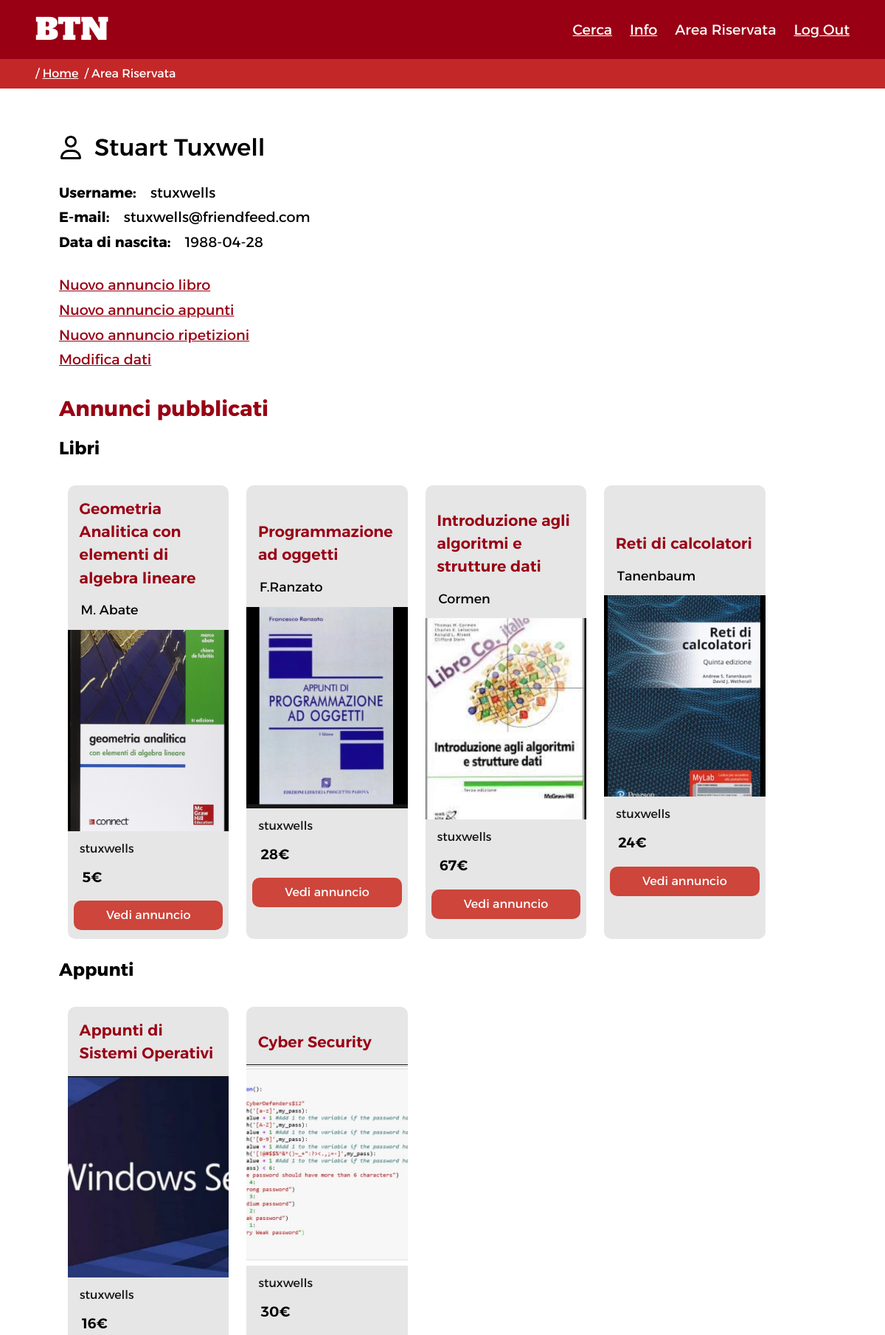
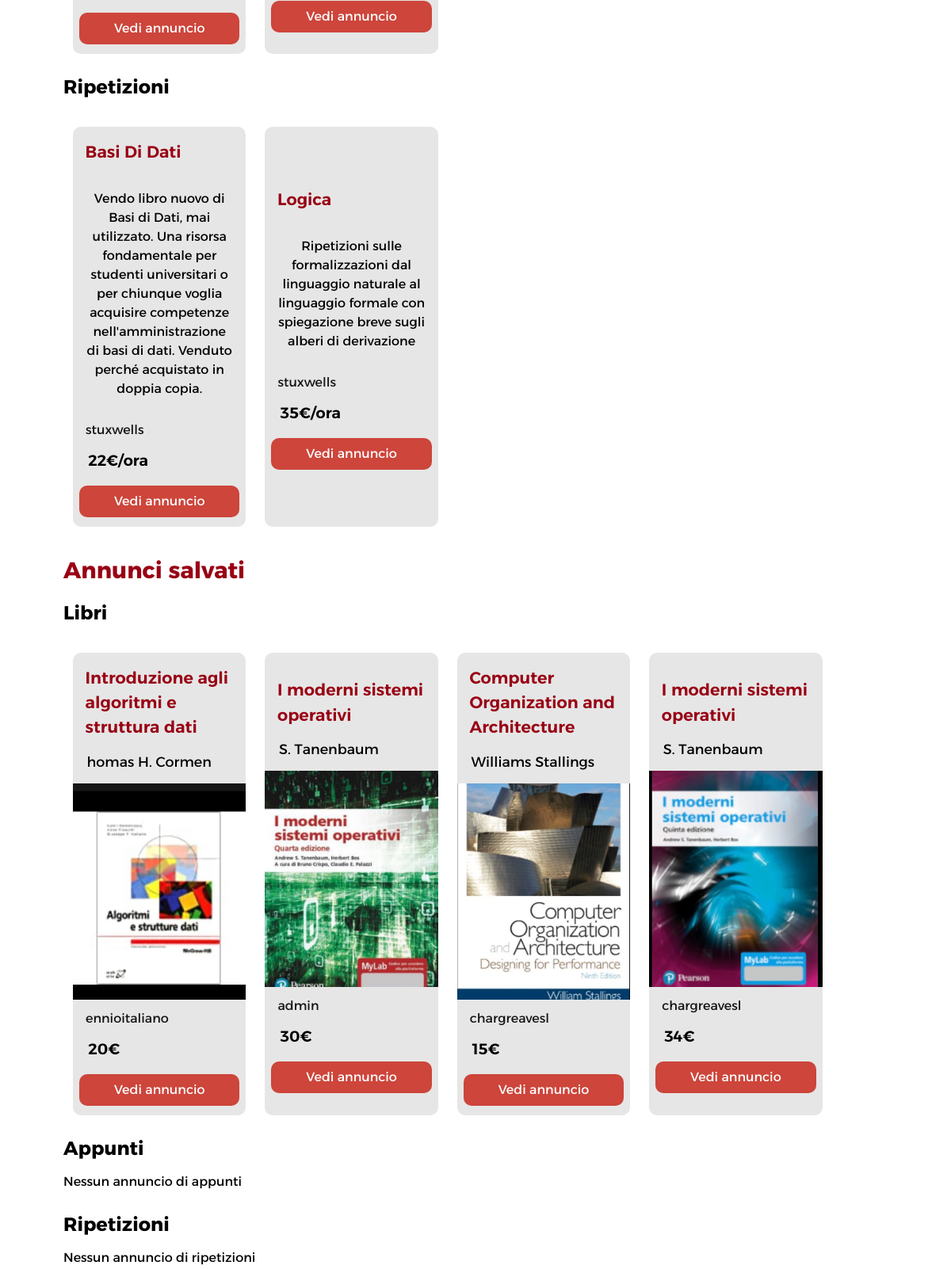
/area_riservata.php (signed in, upper part), run on the app's committed database (2 pictures, top to bottom).
### tables this page shows
CREATE TABLE `libri` (
  `id` bigint(20) UNSIGNED NOT NULL,
  `autore` varchar(40) NOT NULL,
  `edizione` varchar(40) NOT NULL,
  `ISBN` varchar(13) NOT NULL,
  `mediapath` varchar(300) NOT NULL
);

CREATE TABLE `annunci` (
  `id` bigint(20) UNSIGNED NOT NULL,
  `titolo` varchar(60) NOT NULL,
  `descrizione` varchar(300) NOT NULL,
  `prezzo` double NOT NULL,
  `username` varchar(25) NOT NULL,
  `materia` varchar(60) NOT NULL
);

CREATE TABLE `appunti` (
  `id` bigint(20) UNSIGNED NOT NULL,
  `mediapath` varchar(300) NOT NULL
);

### utils/Database.php (called while the page is built, shortened)
<?php
class Database
{
    private $servername = "localhost";
    private $username = "eitalian";
    private $password = "Uru6oaz3EeGhieje";
    private $dbname = "eitalian";
    private $conn = null;
    public function connect()
    {
        $this->conn = new mysqli($this->servername, $this->username, $this->password, $this->dbname);
    }
    public function query($str)
    {
        if (isset($str) && !empty($str)) {
            $result = $this->conn->query($str);
            return $result;
        }
    }
}

### utils/RichiesteAnnunci.php (called while the page is built, shortened)
<?php
require_once './utils/Authentication.php';
class RichiesteAnnunci
{
    private $auth = null;
    public function __CONSTRUCT()
    {
        $this->auth = new Authentication();
    }
    function getAnnunciOfUser($username, $tipo): array
    {
        if ($tipo == 'libri') {
            $sql = "SELECT annunci.id, titolo, descrizione, prezzo, username, materia, libri.autore, edizione, ISBN, mediapath
                    FROM annunci JOIN libri ON annunci.id=libri.id
                    WHERE annunci.username= '$username'";
        } else if ($tipo == 'appunti') {
            $sql = "SELECT annunci.id, titolo, descrizione, prezzo, username, materia, mediapath
                    FROM annunci JOIN appunti ON annunci.id=appunti.id
                    WHERE annunci.username= '$username'";
        } else if ($tipo == 'ripetizioni') {
            $sql = "SELECT annunci.id, titolo, descrizione, prezzo, username, materia
                    FROM annunci JOIN ripetizioni ON annunci.id=ripetizioni.id
                    WHERE annunci.username= '$username'";
        }
        $result = $this->auth->db->query($sql);
        $arrayRet = array();
        if ($result->num_rows > 0) {
            while ($row = $result->fetch_assoc()) {
                array_push($arrayRet, $row);
            }
        }
        return $arrayRet;
    }
    function getSavedAnnunciOfUser($username, $tipo): array
    {
        if ($tipo == 'libri') {
            $sql = "SELECT annunci.id, titolo, descrizione, prezzo, annunci.username, materia, libri.autore, edizione, ISBN, mediapath FROM salvati
            JOIN annunci ON salvati.annuncio = annunci.id
            JOIN utenti ON salvati.utente = utenti.username
            JOIN libri ON libri.id = salvati.annuncio
            WHERE salvati.utente = '$username';";
        } else if ($tipo == 'appunti') {
            $sql = "SELECT annunci.id, titolo, descrizione, prezzo, annunci.username, materia, mediapath FROM salvati
            JOIN annunci ON salvati.annuncio = annunci.id
            JOIN utenti ON salvati.utente = utenti.username
            JOIN appunti ON appunti.id = salvati.annuncio
            WHERE salvati.utente = '$username';";
        } else if ($tipo == 'ripetizioni') {
            $sql = "SELECT annunci.id, titolo, descrizione, prezzo, annunci.username, materia FROM salvati
            JOIN annunci ON salvati.annuncio = annunci.id
            JOIN utenti ON salvati.utente = utenti.username
            JOIN ripetizioni ON ripetizioni.id = salvati.annuncio
            WHERE salvati.utente = '$username';";
        }
        $result = $this->auth->db->query($sql);
        $arrayRet = array();
        if ($result->num_rows > 0) {
            while ($row = $result->fetch_assoc()) {
                array_push($arrayRet, $row);
            }
        }
        return $arrayRet;
    }
}
?>

### utils/Authentication.php (called while the page is built, shortened)
<?php
require_once "Database.php";
class Authentication
{
    public function __CONSTRUCT()
    {
        $this->db = new Database();
    }
    function getIfLogin()
    {
        if (!isset($_SESSION["loginAccount"]) || empty($_SESSION["loginAccount"]))
            return false;
        else
            return true;
    }
}
?>

### utils/area_riservata_control.php (called while the page is built, shortened)
<?php
require_once 'imports.php';
require_once './utils/RichiesteAnnunci.php';
$request = new RichiesteAnnunci();
require_once './utils/listings_list.php';
?>

### utils/listings_list.php (the view)
<?php
function listingsList($listings, $categoria)
{
    if (empty($listings)) {
        $list = '<p class="no-listings">Nessun annuncio di ' . $categoria . '</p>';
    } else {
        $list = '<ul class="listings-list">';
        switch ($categoria) {
            case 'libri':
                foreach ($listings as $book) {
                    $list .= '<li class="listing">';
                    $list .= '<p class="listing-title">' . $book['titolo'] . '</p>';
                    $list .= '<p class="listing-author">' . $book['autore'] . '</p>';
                    if (!empty($book['mediapath'])) {
                        $list .= '<img src="' . $book['mediapath'] . '" class="listing-img" alt="' . $book['descrizione'] . '" />';
                    } else {
                        $list .= '<img src="./assets/imgs/img_placeholder.png" class="listing-img placeholder" alt="' . $book['descrizione'] . '" />';
                    }
                    $list .= '<p class="listing-user">' . $book['username'] . '</p>';
                    $list .= '<p class="listing-price">' . $book['prezzo'] . '&euro;</p>';
                    $list .= '<a role="button" href="listing.php?annuncio=' . $book['id'] . '">Vedi annuncio</a>';
                    $list .= '</li>';
                }
                break;
            case 'appunti':
                foreach ($listings as $note) {
                    $list .= '<li class="listing">';
                    $list .= '<p class="listing-title">' . $note['titolo'] . '</p>';
                    $list .= '<img src="' . $note['mediapath'] . '" class="listing-img" alt="' . $note['descrizione'] . '" />';
                    $list .= '<p class="listing-user">' . $note['username'] . '<p>';
                    $list .= '<p class="listing-price">' . $note['prezzo'] . '&euro;<p>';
                    $list .= '<a href="listing.php?annuncio=' . $note['id'] . '">Vedi annuncio</a>';
                    $list .= '</li>';
                }
                break;
            case 'ripetizioni':
                foreach ($listings as $tutoring) {
                    $list .= '<li class="listing">';
                    $list .= '<p class="listing-title">' . $tutoring['titolo'] . '</p>';
                    $list .= '<p class="listing-descr">' . $tutoring['descrizione'] . '</p>';
                    $list .= '<p class="listing-user">' . $tutoring['username'] . '</p>';
                    $list .= '<p class="listing-price">' . $tutoring['prezzo'] . '&euro;/ora<p>';
                    $list .= '<a href="listing.php?annuncio=' . $tutoring['id'] . '">Vedi annuncio</a>';
                    $list .= '</li>';
                }
                break;
        }
        $list .= '</ul>';
    }
    return $list;
}
?>

### utils/imports.php (shortened to what this page needs)
<?php
require_once 'Authentication.php';
$auth = new Authentication();
require_once 'header.php';
function boilerplate($pagina)
{
    $imports = '<meta charset="UTF-8">';
    $imports .= '<meta http-equiv="X-UA-Compatible" content="IE=edge">';
    $imports .= '<meta name="viewport" content="width=device-width, initial-scale=1.0">';
    $imports .= '<link rel="stylesheet" href="./css/print.css" media="print">';
    $imports .= '<link rel="stylesheet" href="./css/style.css" media="screen">';
    $imports .= '<script src="./scripts/main_script.js" async></script>';
    $pagina = str_replace('<php-imports />', $imports, $pagina);
    return $pagina;
}
?>

### utils/header.php (shortened to what this page needs)
<?php
function printHeader($pagina = 'default', $login)
{
    $header = file_get_contents("./contents/header.html");
    if ($login) {
        $header = str_replace('<li><a href="./login.php">Accedi</a></li>', "", $header);
        $header = str_replace('<li><a href="./registration.php">Registrati</a></li>', "", $header);
    } else {
        $header = str_replace('<li><a href="./area_riservata.php">Area Riservata</a></li>', "", $header);
        $header = str_replace('<li><a href="./area_riservata.php?logout">Log Out</a></li>', "", $header);
    }
    switch ($pagina) {
        case "areariservata":
            $header = str_replace('<li><a href="./area_riservata.php">Area Riservata</a></li>', "<li>Area Riservata</li>", $header);
            break;
    }
    return $header;
}
function printBreadcrumb($pagina, $altro = '')
{
    $breadcrumb = '<nav id="breadcrumb" aria-label="breadcrumb">';
    $breadcrumb .= '<ol>';
    switch ($pagina) {
        case "areariservata":
            $breadcrumb .= '<li><a href="./index.php" lang="en">Home</a></li>';
            $breadcrumb .= '<li >Area Riservata</li>';
            break;
    }
    $breadcrumb .= '</ol></nav>';
    return $breadcrumb;
}
?>

### area_riservata.php
<?php
require_once './utils/area_riservata_control.php';
$area_riservata_content = file_get_contents("./contents/area_riservata_content.html");
$area_riservata = boilerplate($area_riservata_content);
$footer = file_get_contents("./contents/footer.html");
$header = printHeader("areariservata", $auth->getIfLogin());
$breadcrumb = printBreadcrumb("areariservata");
if ($auth->getIfLogin()) {
    $user_name = $_SESSION["nameAccount"] . " " . $_SESSION["surnameAccount"];
    $user_username = $_SESSION["loginAccount"];
    $user_email = $_SESSION["emailAccount"];
    $user_birth = $_SESSION["birthdateAccount"];
    $user_books = $request->getAnnunciOfUser($_SESSION["loginAccount"], 'libri');
    $user_tutorings = $request->getAnnunciOfUser($_SESSION["loginAccount"], 'ripetizioni');
    $user_notes = $request->getAnnunciOfUser($_SESSION["loginAccount"], 'appunti');
    $user_listings_list = "";
    if (empty($user_books) && empty($user_tutorings) && empty($user_notes)) {
        $user_listings_list = '<p class="no-listings">Non ci sono annunci pubblicati</p>';
    } else {
        $user_listings_list .= '<h4>Libri</h4>';
        $user_listings_list .= listingsList($user_books, 'libri');
        $user_listings_list .= '<h4>Appunti</h4>';
        $user_listings_list .= listingsList($user_notes, 'appunti');
        $user_listings_list .= '<h4>Ripetizioni</h4>';
        $user_listings_list .= listingsList($user_tutorings, 'ripetizioni');
    }
    $saved_books = $request->getSavedAnnunciOfUser($_SESSION["loginAccount"], 'libri');
    $saved_notes = $request->getSavedAnnunciOfUser($_SESSION["loginAccount"], 'appunti');
    $saved_tutorings = $request->getSavedAnnunciOfUser($_SESSION["loginAccount"], 'ripetizioni');
    $saved_listings_list = "";
    if (empty($saved_books) && empty($saved_notes) && empty($saved_tutorings)) {
        $saved_listings_list = '<p class="no-listings">Non ci sono annunci salvati</p>';
    } else {
        $saved_listings_list .= '<h4>Libri</h4>';
        $saved_listings_list .= listingsList($saved_books, 'libri');
        $saved_listings_list .= '<h4>Appunti</h4>';
        $saved_listings_list .= listingsList($saved_notes, 'appunti');
        $saved_listings_list .= '<h4>Ripetizioni</h4>';
        $saved_listings_list .= listingsList($saved_tutorings, 'ripetizioni');
    }
    $area_riservata = str_replace('<php-user-name />', $user_name, $area_riservata);
    $area_riservata = str_replace('<php-user-username />', $user_username, $area_riservata);
    $area_riservata = str_replace('<php-user-email />', $user_email, $area_riservata);
    $area_riservata = str_replace('<php-user-birth />', $user_birth, $area_riservata);
    $area_riservata = str_replace('<php-user-listings />', $user_listings_list, $area_riservata);
    $area_riservata = str_replace('<php-saved-listings />', $saved_listings_list, $area_riservata);
} else {
    header("Location: login.php");
    exit();
}
$header = str_replace('<breadcrumb />', $breadcrumb, $header);
$area_riservata = str_replace('<php-header />', $header, $area_riservata);
$area_riservata = str_replace('<php-footer />', $footer, $area_riservata);
echo $area_riservata;
?>

### css/print.css (style rules this page uses)
html, body { font-family: "Times New Roman", Times, serif; color: black; width: 100%; display: flex; flex-direction: column; min-height: 100vh; }
a { text-decoration: none; }
abbr { text-decoration: none; }
ul { list-style: none; }
header #logo { font-family: "Alfa Slab One"; }
header li { display: none; }
#breadcrumb { display: none; }
.listings-list { display: flex; flex-wrap: wrap; margin-bottom: 1.5em; padding: unset; }
.listing { display: flex; flex-direction: column; align-items: center; border: 1px solid lightgrey; width: 200px; margin: 1em; height: auto; justify-content: start; align-items: start; }
.listing-title { font-weight: bold; }
.listing * { margin: 5px; }
.listing-img { width: 250px; height: 300px; object-fit: contain; align-self: center; }
.listing-price, .listing-title { font-size: 15pt; }
.listing a { display: none; }
#area-riservata #links .custom-link { display: none; }

### data on the page
libri: id.titolo "Geometria Analitica con elementi di algebra lineare", autore "M. Abate", mediapath (picture), id.username "stuxwells", id.prezzo "5"
libri: id.titolo "Programmazione ad oggetti", autore "F.Ranzato", mediapath (picture), id.username "stuxwells", id.prezzo "28"
libri: id.titolo "Introduzione agli algoritmi e strutture dati", autore "Cormen", mediapath (picture), id.username "stuxwells", id.prezzo "67"
libri: id.titolo "Reti di calcolatori", autore "Tanenbaum", mediapath (picture), id.username "stuxwells", id.prezzo "24"
appunti: id.titolo "Appunti di Sistemi Operativi", mediapath (picture), id.username "stuxwells", id.prezzo "16"
appunti: id.titolo "Cyber Security", mediapath (picture), id.username "stuxwells", id.prezzo "30"
annunci: titolo "Basi Di Dati", descrizione "Vendo libro nuovo di Basi di Dati, mai utilizzato. Una risorsa fondamentale per studenti universitari o per chiunque voglia acquisire competenze nell'amministrazione di basi di dati. Venduto perché acquistato in doppia copia.", username "stuxwells", prezzo "22"
annunci: titolo "Logica", descrizione "Ripetizioni sulle formalizzazioni dal linguaggio naturale al linguaggio formale con spiegazione breve sugli alberi di derivazione", username "stuxwells", prezzo "35"
libri: id.titolo "Introduzione agli algoritmi e struttura dati", autore "homas H. Cormen", mediapath (picture), id.username "ennioitaliano", id.prezzo "20"
libri: id.titolo "I moderni sistemi operativi", autore "S. Tanenbaum", mediapath (picture), id.username "admin", id.prezzo "30"
libri: id.titolo "Computer Organization and Architecture", autore "Williams Stallings", mediapath (picture), id.username "chargreavesl", id.prezzo "15"
libri: id.titolo "I moderni sistemi operativi", autore "S. Tanenbaum", mediapath (picture), id.username "chargreavesl", id.prezzo "34"

### other printed values
str_replace('<li><a href="./login.php">Accedi</a></li>', "", $header) "BTN Cerca Info Area Riservata Log Out"
$categoria "appunti ripetizioni"
